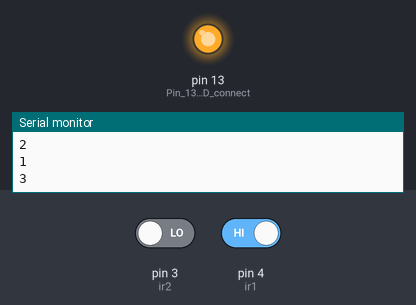
Recording of a sketch running on a simulated Arduino Uno, built with avr-gcc and run on an emulated ATmega328P. On the bench: output pins drawn as LEDs (lit = HIGH), the last lines printed to the serial monitor. Dashed ring = blinking. Inputs (shaded band) come from the test bench; at power-on: pin 3 (ir2) LOW, pin 4 (ir1) HIGH.

Above: at 1.3 s.
1.4 s: pin 3 (ir2) driven HIGH
At 2.5 s:
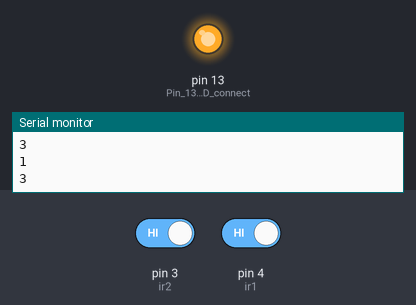
2.9 s: pin 4 (ir1) driven LOW
At 5.8 s:
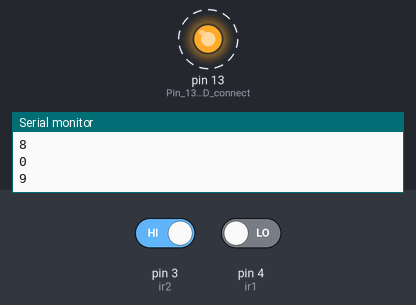
5.9 s: pin 4 (ir1) driven HIGH
At 6.7 s:
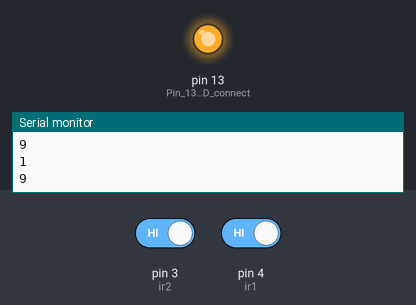
7.4 s: pin 3 (ir2) driven LOW
At 7.8 s:
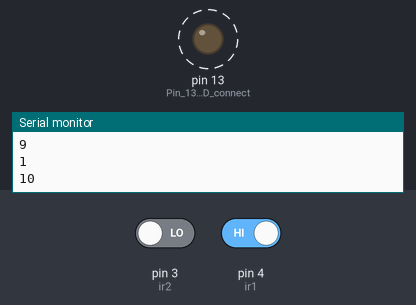
Timing chart, 0 to 11.4 s (numbered marks = the images above; inputs shaded):
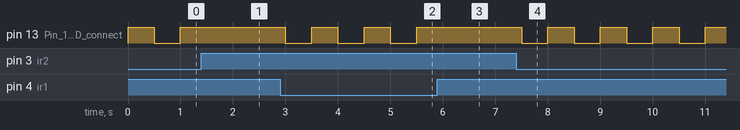

Measured:
- after the input at 1.4 s, pin 13 (Pin_13_has_an_LED_connect): stays HIGH (without the input it goes to LOW after 0.10 s)
- after the input at 2.9 s, pin 13 (Pin_13_has_an_LED_connect): alternates HIGH for 0.50 s and LOW for 0.50 s, starting after 0.10 s
- after the input at 5.9 s, pin 13 (Pin_13_has_an_LED_connect): stays HIGH (without the input it goes to LOW after 0.10 s)
- after the input at 7.4 s, pin 13 (Pin_13_has_an_LED_connect): alternates HIGH for 0.50 s and LOW for 0.50 s, starting after 0.10 s

The sketch:

working.ino
```cpp
const int ir1 = 4;
const int ir2 = 3;
int inputVal = 0;
int decide = 0;

void setup()
{
  pinMode(13, OUTPUT);          // Pin 13 has an LED connected on most Arduino boards:
  pinMode(ir1, INPUT); //Pin 2 is connected to the output of proximity sensor
  pinMode(ir2, INPUT); //Pin 3 is connected to the output of proximity sensor
  Serial.begin(9600);
}

void loop()
{
  if (digitalRead(ir1) == LOW || digitalRead(ir2) == LOW)   //Check the sensor output
  {
    decide++;
  }
  if (decide % 2 != 0)
    {
      digitalWrite(13, HIGH);   // set the LED on
    }
    else
    {
      digitalWrite(13, LOW);    // set the LED off
    }
  inputVal = digitalRead(ir1);
  Serial.println(inputVal);
  Serial.println(decide);
  delay(500);              // wait for a second

}
```
